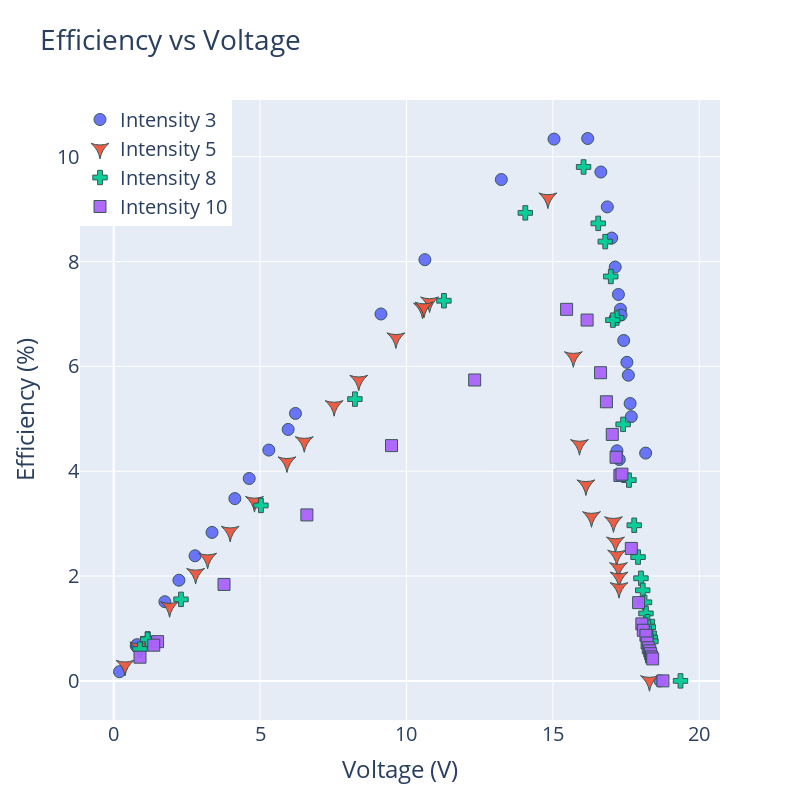

The code cell stored with this chart in its notebook:
### Code cell
# Plot the efficiency curve for each intensity level using circle markers for intensity level 3, x-marker for intensity 5, cross marker for 8, square marker for 10
# The size of the plot is 800x800, the font should be size 18, all markers size 11
# The title is "Efficiency vs Voltage", x-axis label is "Voltage (V)", y-axis label is "Efficiency (%)"
df3 = df[df['intensity_level'] == 3]
df5 = df[df['intensity_level'] == 5]
df8 = df[df['intensity_level'] == 8]
df10 = df[df['intensity_level'] == 10]

fig = go.Figure()
fig.add_trace(go.Scatter(x=df3['voltage'], y=df3['efficiency'], mode='markers', marker=dict(size=12, line=dict(width=1, color="DarkSlateGrey"), opacity=0.95), name='Intensity 3'))
fig.add_trace(go.Scatter(x=df5['voltage'], y=df5['efficiency'], mode='markers', marker=dict(size=13, symbol='star-triangle-down', line=dict(width=1, color="DarkSlateGrey"), opacity=0.95), name='Intensity 5'))
fig.add_trace(go.Scatter(x=df8['voltage'], y=df8['efficiency'], mode='markers', marker=dict(size=12, symbol='cross', line=dict(width=1, color="DarkSlateGrey"), opacity=0.95), name='Intensity 8'))
fig.add_trace(go.Scatter(x=df10['voltage'], y=df10['efficiency'], mode='markers', marker=dict(size=12, symbol='square', line=dict(width=1, color="DarkSlateGrey"), opacity=0.95), name='Intensity 10'))
# Update size
fig.update_layout(width=800, height=800, font=dict(size=20))
# Update titles, axis labels
fig.update_layout(title='Efficiency vs Voltage', xaxis_title='Voltage (V)', yaxis_title='Efficiency (%)')
# Place the legend over top left corner of the plot
fig.update_layout(legend=dict(x=0, y=1))
fig.show()
fig.write_image("./plots/efficiency_intensity.png")

### Figure 1 — Plotly figure (JSON) as saved in the notebook; plotly's stock layout.template omitted (floating-point values rounded to 4 significant figures)
{"data": [{"marker": {"line": {"color": "DarkSlateGrey", "width": 1}, "opacity": 0.95, "size": 12}, "mode": "markers", "name": "Intensity 3", "type": "scatter", "x": [0.2, 0.77, 0.8, 1.75, 2.23, 2.78, 3.36, 4.14, 4.63, 5.3, 6.21, 5.96, 9.13, 10.63, 13.24, 15.04, 16.19, 16.64, 16.86, 17.01, 17.13, 17.24, 17.31, 17.33, 17.42, 17.53, 17.58, 17.64, 17.68, 17.19, 17.27, 18.17, 18.66], "y": [0.1753, 0.6679, 0.6915, 1.51, 1.921, 2.386, 2.832, 3.477, 3.861, 4.403, 5.102, 4.797, 6.999, 8.036, 9.564, 10.34, 10.35, 9.707, 9.043, 8.448, 7.895, 7.372, 7.09, 6.979, 6.494, 6.077, 5.831, 5.291, 5.041, 4.389, 4.222, 4.345, 0]}, {"marker": {"line": {"color": "DarkSlateGrey", "width": 1}, "opacity": 0.95, "size": 13, "symbol": "star-triangle-down"}, "mode": "markers", "name": "Intensity 5", "type": "scatter", "x": [0.387, 0.86, 1.91, 2.8, 3.21, 3.98, 4.81, 5.92, 6.51, 7.53, 8.37, 9.64, 10.55, 10.79, 10.6, 14.83, 15.7, 15.91, 16.13, 16.32, 17.07, 17.14, 17.18, 17.24, 17.26, 17.26, 18.3], "y": [0.2925, 0.6411, 1.411, 2.045, 2.336, 2.85, 3.418, 4.174, 4.559, 5.248, 5.73, 6.54, 7.107, 7.224, 7.126, 9.208, 6.18, 4.504, 3.735, 3.128, 3.031, 2.644, 2.393, 2.156, 1.976, 1.776, 0]}, {"marker": {"line": {"color": "DarkSlateGrey", "width": 1}, "opacity": 0.95, "size": 12, "symbol": "cross"}, "mode": "markers", "name": "Intensity 8", "type": "scatter", "x": [0.9, 1.164, 1.16, 2.3, 5.03, 8.24, 11.28, 14.06, 16.05, 16.55, 16.79, 16.98, 17.18, 17.05, 17.4, 17.6, 17.78, 17.91, 18.01, 18.07, 18.13, 18.18, 18.23, 18.26, 18.29, 18.33, 18.35, 19.36], "y": [0.607, 0.8017, 0.7913, 1.555, 3.347, 5.375, 7.252, 8.929, 9.804, 8.728, 8.38, 7.715, 6.922, 6.883, 4.894, 3.83, 2.969, 2.361, 1.957, 1.728, 1.499, 1.287, 1.129, 1.026, 0.9069, 0.8267, 0.7552, 0]}, {"marker": {"line": {"color": "DarkSlateGrey", "width": 1}, "opacity": 0.95, "size": 12, "symbol": "square"}, "mode": "markers", "name": "Intensity 10", "type": "scatter", "x": [0.9, 1.5, 1.37, 3.77, 6.6, 9.49, 12.33, 15.47, 16.17, 16.63, 16.83, 17.03, 17.16, 17.29, 17.36, 17.68, 17.93, 18.04, 18.09, 18.18, 18.22, 18.26, 18.31, 18.34, 18.37, 18.41, 18.76], "y": [0.4518, 0.7487, 0.6807, 1.84, 3.166, 4.488, 5.74, 7.088, 6.884, 5.879, 5.325, 4.702, 4.266, 3.918, 3.944, 2.527, 1.493, 1.087, 0.9653, 0.8704, 0.7237, 0.6326, 0.5738, 0.5183, 0.4572, 0.4193, 0]}], "layout": {"font": {"size": 20}, "height": 800, "legend": {"x": 0, "y": 1}, "title": {"text": "Efficiency vs Voltage"}, "width": 800, "xaxis": {"title": {"text": "Voltage (V)"}}, "yaxis": {"title": {"text": "Efficiency (%)"}}}}
